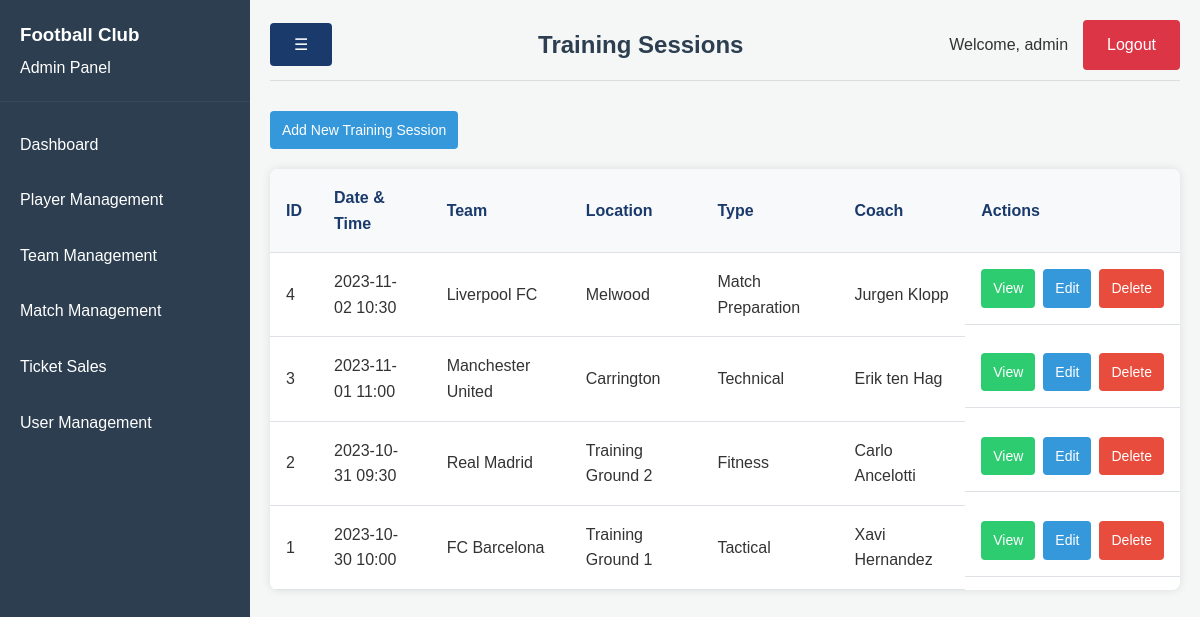
Page /admin/training.php (signed in) on the committed database.
### tables this page shows
CREATE TABLE IF NOT EXISTS training_sessions (
    id INT AUTO_INCREMENT PRIMARY KEY,
    team_id INT,
    session_date DATETIME NOT NULL,
    location VARCHAR(100),
    session_type VARCHAR(50),
    coach VARCHAR(100),
    duration INT,
    description TEXT,
    created_at TIMESTAMP DEFAULT CURRENT_TIMESTAMP,
    updated_at TIMESTAMP DEFAULT CURRENT_TIMESTAMP ON UPDATE CURRENT_TIMESTAMP,
    FOREIGN KEY (team_id) REFERENCES teams(id) ON DELETE SET NULL
);

CREATE TABLE IF NOT EXISTS teams (
    id INT AUTO_INCREMENT PRIMARY KEY,
    name VARCHAR(100) NOT NULL,
    coach VARCHAR(100),
    founded_year INT,
    stadium VARCHAR(100),
    description TEXT,
    created_at TIMESTAMP DEFAULT CURRENT_TIMESTAMP,
    updated_at TIMESTAMP DEFAULT CURRENT_TIMESTAMP ON UPDATE CURRENT_TIMESTAMP
);

### admin/training.php (the view, shortened to what this page needs)
<?php
include '../config/database.php';
$result = $conn->query("SELECT ts.*, t.name as team_name
                        FROM training_sessions ts
                        LEFT JOIN teams t ON ts.team_id = t.id
                        ORDER BY ts.session_date DESC");
$sessions = $result->fetch_all(MYSQLI_ASSOC);
?>
<!DOCTYPE html>
<html lang="en">
<head>
    <link rel="stylesheet" href="../assets/css/style.css">
</head>
<body>
    <div class="dashboard">
        <?php include 'includes/sidebar.php'; ?>
        <div class="main-content">
            <div class="header">
                <button id="toggle-sidebar" class="btn">☰</button>
                <h2>Training Sessions</h2>
                <div class="user-info">
                    <span>Welcome, <?php echo $_SESSION['username']; ?></span>
                    <a href="../logout.php" class="btn btn-danger">Logout</a>
                </div>
            </div>
            <div class="action-buttons" style="margin-bottom: 20px;">
                <a href="add_training.php" class="btn btn-primary">Add New Training Session</a>
            </div>
            <div class="table-container">
                <table>
                    <thead>
                        <tr>
                            <th>ID</th>
                            <th>Date & Time</th>
                            <th>Team</th>
                            <th>Location</th>
                            <th>Type</th>
                            <th>Coach</th>
                            <th>Actions</th>
                        </tr>
                    </thead>
                    <tbody>
                        <?php foreach ($sessions as $session): ?>
                        <tr>
                            <td><?php echo $session['id']; ?></td>
                            <td><?php echo date('Y-m-d H:i', strtotime($session['session_date'])); ?></td>
                            <td><?php echo $session['team_name'] ?? 'All Teams'; ?></td>
                            <td><?php echo $session['location']; ?></td>
                            <td><?php echo $session['session_type']; ?></td>
                            <td><?php echo $session['coach']; ?></td>
                            <td class="action-buttons">
                                <a href="view_training.php?id=<?php echo $session['id']; ?>" class="btn view-btn">View</a>
                                <a href="edit_training.php?id=<?php echo $session['id']; ?>" class="btn edit-btn">Edit</a>
                                <a href="training.php?delete=<?php echo $session['id']; ?>" class="btn delete-btn" onclick="return confirm('Are you sure you want to delete this training session?')">Delete</a>
                            </td>
                        </tr>
                        <?php endforeach; ?>
                    </tbody>
                </table>
            </div>
        </div>
    </div>
</body>
</html>

### assets/css/style.css (style rules this page uses)
* { margin: 0; padding: 0; box-sizing: border-box; }
body { font-family: "Arial", sans-serif; line-height: 1.6; color: #333; background-color: #f4f7f6; }
.btn { display: inline-block; background-color: #1a3a6c; color: #fff; padding: 0.75rem 1.5rem; border: none; border-radius: 4px; cursor: pointer; font-size: 1rem; transition: background-color 0.3s ease; text-decoration: none; }
.btn-primary { background: #3498db; }
.btn-danger { background-color: #dc3545; }
.dashboard { display: flex; min-height: 100vh; }
.main-content { flex: 1; margin-left: 250px; padding: 20px; }
.header { display: flex; justify-content: space-between; align-items: center; margin-bottom: 30px; padding-bottom: 10px; border-bottom: 1px solid #ddd; }
.header h2 { color: #2c3e50; }
.user-info { display: flex; align-items: center; }
.user-info span { margin-right: 15px; }
.table-container { background-color: #fff; border-radius: 8px; box-shadow: 0 0 10px rgba(0, 0, 0, 0.1); overflow: hidden; margin-bottom: 2rem; }
table { width: 100%; border-collapse: collapse; }
table th, table td { padding: 1rem; text-align: left; border-bottom: 1px solid #dee2e6; }
table th { background-color: #f8f9fa; font-weight: bold; color: #1a3a6c; }
.action-buttons { display: flex; gap: 0.5rem; }
.action-buttons a, .action-buttons button { padding: 8px 12px; border: none; border-radius: 4px; cursor: pointer; color: #fff; text-decoration: none; font-size: 14px; }
.edit-btn { background: #3498db; }
.delete-btn { background: #e74c3c; }
.view-btn { background: #2ecc71; }

### rows in the picture
training_sessions: id "4", session_date "2023-11-02 10:30", team.name "Liverpool FC", location "Melwood", session_type "Match Preparation", coach "Jurgen Klopp"
training_sessions: id "3", session_date "2023-11-01 11:00", team.name "Manchester United", location "Carrington", session_type "Technical", coach "Erik ten Hag"
training_sessions: id "2", session_date "2023-10-31 09:30", team.name "Real Madrid", location "Training Ground 2", session_type "Fitness", coach "Carlo Ancelotti"
training_sessions: id "1", session_date "2023-10-30 10:00", team.name "FC Barcelona", location "Training Ground 1", session_type "Tactical", coach "Xavi Hernandez"

### other values in the picture
$_SESSION['username'] "admin"
